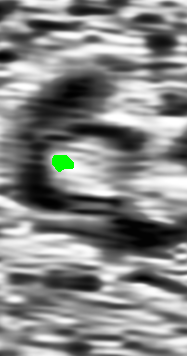
#> input picture 13_overlay_refined/s0035.png, 187 x 356 px; its folder holds only this picture in this run
$ python -i 02_preprocess.py   (imports and definitions only)
#> lines starting #> are read from the running program, lines starting #| are printed output that depends on the picture
#> further down, picture is the input picture: shape (356, 187, 3); mean B, G, R 134.3, 135.4, 134.3
from pathlib import Path

import cv2
import numpy as np


# ==========================================================
# PATHS
# ==========================================================

ROOT = Path(r"E:\Corpus_Callosum\33_synthetic_delayed_150")

INPUT_DIR = ROOT / "candidates"
OUTPUT_DIR = ROOT / "02_preprocessed"

# [1 line not run here, left out]


# ==========================================================
# EXISTING PREPROCESSING ALGORITHM
# ==========================================================

def preprocess_image(image):

    # 1. Convert to grayscale
    if len(image.shape) == 3:
        image = cv2.cvtColor(
            image,
            cv2.COLOR_BGR2GRAY
        )

    # 2. Intensity normalization
    image = cv2.normalize(
        image,
        None,
        0,
        255,
        cv2.NORM_MINMAX
    )

    image = image.astype(np.uint8)

    # 3. Non-Local Means denoising
    image = cv2.fastNlMeansDenoising(
        image,
        None,
        h=7,
        templateWindowSize=7,
        searchWindowSize=21
    )

    # 4. CLAHE
    clahe = cv2.createCLAHE(
        clipLimit=2.0,
        tileGridSize=(8, 8)
    )

    image = clahe.apply(image)
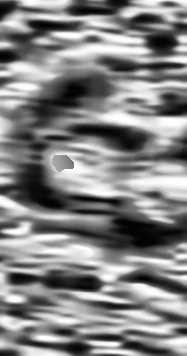
#> image: shape (356, 187); min 1, max 255, mean 131.5

    # 5. Edge-preserving enhancement
    blurred = cv2.GaussianBlur(
        image,
        (0, 0),
        1.0
    )

    enhanced = cv2.addWeighted(
        image,
        1.3,
        blurred,
        -0.3,
        0
    )

    enhanced = np.clip(
        enhanced,
        0,
        255
    ).astype(np.uint8)

    return enhanced


# ==========================================================
# MAIN
# ==========================================================

# [70 lines left out: function main, not called in this run]


# [2 lines not run here, left out]

>>> import cv2
>>> picture = cv2.imread('../13_overlay_refined/s0035.png')
>>> result = preprocess_image(picture)

$ run again, on 13_overlay_refined/s0037.png
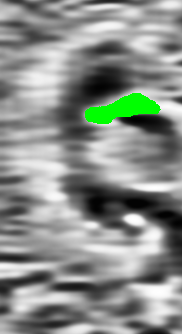
#> input picture 13_overlay_refined/s0037.png, 182 x 334 px
#> picture is the input picture: shape (334, 182, 3); mean B, G, R 138.1, 143.5, 138.1
#> in preprocess_image, `image = clahe.apply(image)`:
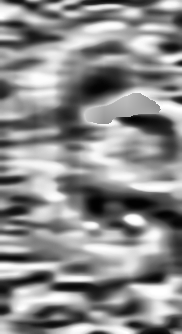
#> image: shape (334, 182); min 1, max 255, mean 139.6

$ run again, on 13_overlay_refined/s0040.png
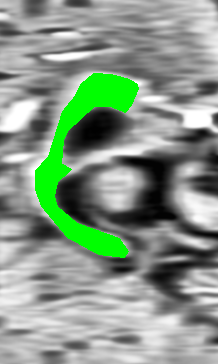
#> input picture 13_overlay_refined/s0040.png, 218 x 364 px
#> picture is the input picture: shape (364, 218, 3); mean B, G, R 135.3, 153.1, 135.3
#> in preprocess_image, `image = cv2.cvtColor( image, cv2.COLOR_BGR2GRAY )`:
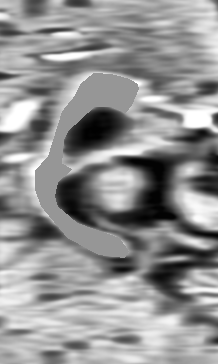
#> image: shape (364, 218); min 1, max 255, mean 145.8
#> in preprocess_image, `image = clahe.apply(image)`:
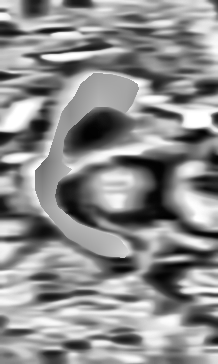
#> image: shape (364, 218); min 1, max 255, mean 140.9

$ run again, on 13_overlay_refined/s0047.png
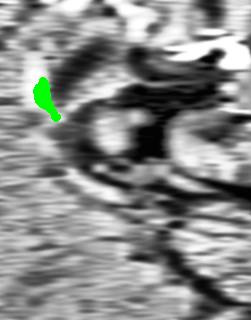
#> input picture 13_overlay_refined/s0047.png, 251 x 320 px
#> picture is the input picture: shape (320, 251, 3); mean B, G, R 137, 138.9, 137
#> in preprocess_image, `image = clahe.apply(image)`:
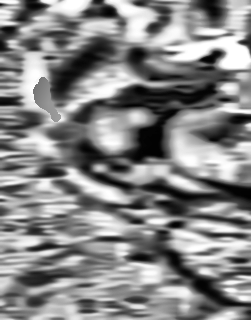
#> image: shape (320, 251); min 1, max 255, mean 134.1
